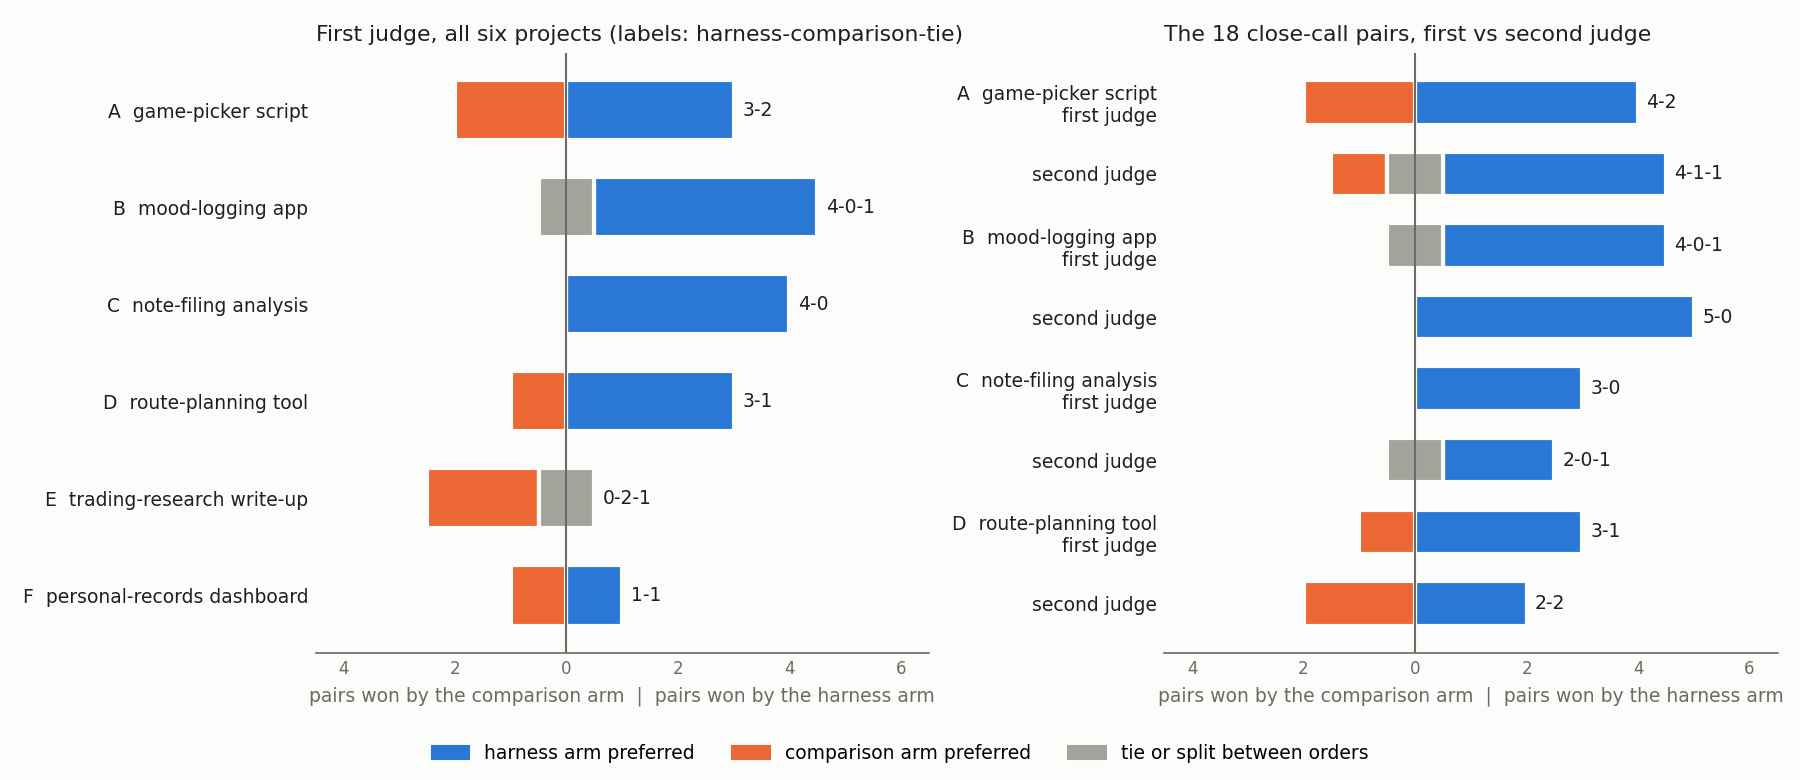

Write the Python code that produced this figure.
"""Draws project_leans.png from ../evidence/first_judge_pairs.csv and ../evidence/second_judge_pairs.csv.

Left panel: first judge, measurement runs only (the pilot is left out), pair verdicts per project.
Right panel: the 18 close-call pairs (pilot, run 1 and run 2 pairs with no one-sided must-pass failure),
first judge vs second judge on the same pairs.
Run: python project_leans.py   (needs matplotlib)
"""
import csv
from pathlib import Path

import matplotlib
matplotlib.use("Agg")
import matplotlib.pyplot as plt

HERE = Path(__file__).resolve().parent
EV = HERE.parent / "evidence"
HARNESS, COMPARISON, TIE = "#2a78d6", "#eb6834", "#a3a29b"
INK, MUTED, SURFACE = "#1f1f1e", "#6b6a64", "#fcfcfb"
MEASUREMENT_RUN = {"A": "main", "B": "main", "C": "run2", "D": "run2", "E": "run3", "F": "run3"}
NAMES = {"A": "A  game-picker script", "B": "B  mood-logging app", "C": "C  note-filing analysis",
         "D": "D  route-planning tool", "E": "E  trading-research write-up", "F": "F  personal-records dashboard"}


def count(rows, key):
    c = {"harness": 0, "comparison": 0, "tie": 0}
    for r in rows:
        v = r[key]
        c["tie" if v in ("tie", "split") else v] += 1
    return c


first = [r for r in csv.DictReader(open(EV / "first_judge_pairs.csv", encoding="utf-8")) if r["status"] == "judged"]
second = list(csv.DictReader(open(EV / "second_judge_pairs.csv", encoding="utf-8")))

left = []
for p in "ABCDEF":
    left.append((NAMES[p], count([r for r in first if r["project"] == p and r["run"] == MEASUREMENT_RUN[p]], "pair_verdict")))
right = []
for p in "ABCD":
    rows = [r for r in second if r["project"] == p]
    right.append((NAMES[p] + "\nfirst judge", count(rows, "first_judge_verdict")))
    right.append(("second judge", count(rows, "second_judge_pair")))

fig, axes = plt.subplots(1, 2, figsize=(12, 5.2), facecolor=SURFACE, gridspec_kw={"width_ratios": [1, 1]})


def draw(ax, data, title):
    ax.set_facecolor(SURFACE)
    ys = list(range(len(data)))[::-1]
    for y, (label, c) in zip(ys, data):
        # harness to the right of zero, comparison to the left, ties centred on zero in gray
        t = c["tie"]
        ax.barh(y, c["harness"], left=t / 2, color=HARNESS, height=0.62, edgecolor=SURFACE, linewidth=2)
        ax.barh(y, -c["comparison"], left=-t / 2, color=COMPARISON, height=0.62, edgecolor=SURFACE, linewidth=2)
        if t:
            ax.barh(y, t, left=-t / 2, color=TIE, height=0.62, edgecolor=SURFACE, linewidth=2)
        txt = f'{c["harness"]}-{c["comparison"]}' + (f'-{t}' if t else "")
        ax.text(c["harness"] + t / 2 + 0.15, y, txt, va="center", ha="left", fontsize=9, color=INK)
    ax.set_yticks(ys)
    ax.set_yticklabels([d[0] for d in data], fontsize=9, color=INK)
    ax.axvline(0, color=MUTED, linewidth=1)
    ax.set_xlim(-4.5, 6.5)
    ax.set_xticks([-4, -2, 0, 2, 4, 6])
    ax.set_xticklabels(["4", "2", "0", "2", "4", "6"], fontsize=8, color=MUTED)
    ax.set_xlabel("pairs won by the comparison arm  |  pairs won by the harness arm", fontsize=9, color=MUTED)
    ax.set_title(title, fontsize=10.5, color=INK, loc="left")
    for s in ("top", "right", "left"):
        ax.spines[s].set_visible(False)
    ax.spines["bottom"].set_color(MUTED)
    ax.tick_params(length=0)


draw(axes[0], left, "First judge, all six projects (labels: harness-comparison-tie)")
draw(axes[1], right, "The 18 close-call pairs, first vs second judge")
handles = [plt.Rectangle((0, 0), 1, 1, color=c) for c in (HARNESS, COMPARISON, TIE)]
fig.legend(handles, ["harness arm preferred", "comparison arm preferred", "tie or split between orders"],
           loc="lower center", ncol=3, frameon=False, fontsize=9)
fig.tight_layout(rect=(0, 0.07, 1, 1))
fig.savefig(HERE / "project_leans.png", dpi=150, facecolor=SURFACE)
print("wrote", HERE / "project_leans.png")
